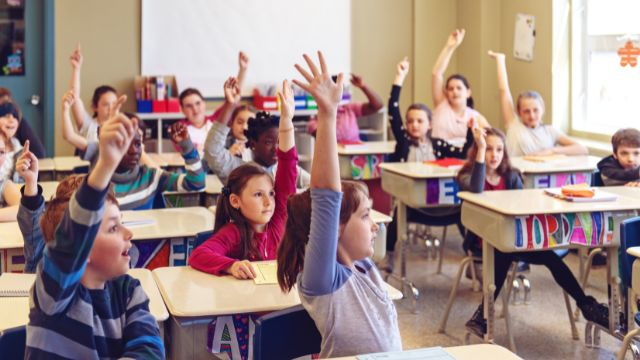
#> input picture code3_D/chap3/noisy_image.jpg, 640 x 360 px
$ python task_3.py   (older library calls are emulated)
#> lines starting #> are read from the running program, lines starting #| are printed output that depends on the picture
import cv2
import numpy as np
import matplotlib.pyplot as plt
from scipy import ndimage

def main():
    # Load a grayscale image
    # You can replace this with any image path
    image_path = 'noisy_image.jpg'

    # Read image in grayscale mode
    original_img = cv2.imread(image_path, cv2.IMREAD_GRAYSCALE)
#> original_img: shape (360, 640); min 4, max 255, mean 142.2

    if original_img is None:
        # If image loading fails, create a sample image for demonstration
        print("Creating a sample image for demonstration...")
        original_img = create_sample_image()
    else:
        print(f"Successfully loaded image with shape: {original_img.shape}")
#| Successfully loaded image with shape: (360, 640)

    # Task 1: Histogram and Histogram Equalization
    print("\n=== TASK 1: Histogram and Histogram Equalization ===")
    perform_histogram_analysis(original_img)

    # Task 2: Contrast Stretching
    print("\n=== TASK 2: Contrast Stretching ===")
    perform_contrast_stretching(original_img)

    # Task 3: Smoothing with Spatial Filters
    print("\n=== TASK 3: Smoothing with Spatial Filters ===")
    perform_smoothing(original_img)

    # Task 4: Sharpening with Laplacian Filter
    print("\n=== TASK 4: Sharpening with Laplacian Filter ===")
    perform_sharpening(original_img)

def create_sample_image():
    """Create a sample image with various features for demonstration"""
    # Create a 400x400 image
    size = 400
    img = np.zeros((size, size), dtype=np.uint8)

    # Add a gradient background
    for i in range(size):
        img[i, :] = i * 255 // size

    # Add some shapes with different intensities
    cv2.rectangle(img, (50, 50), (150, 150), 200, -1)  # Bright rectangle
    cv2.circle(img, (300, 100), 50, 100, -1)  # Medium circle
    cv2.rectangle(img, (250, 250), (350, 350), 50, -1)  # Dark rectangle

    # Add some noise
    noise = np.random.normal(0, 15, (size, size)).astype(np.uint8)
    img = cv2.add(img, noise)

    return img

def perform_histogram_analysis(img):
    """Perform histogram analysis and equalization"""
    # Apply histogram equalization
    equalized_img = cv2.equalizeHist(img)
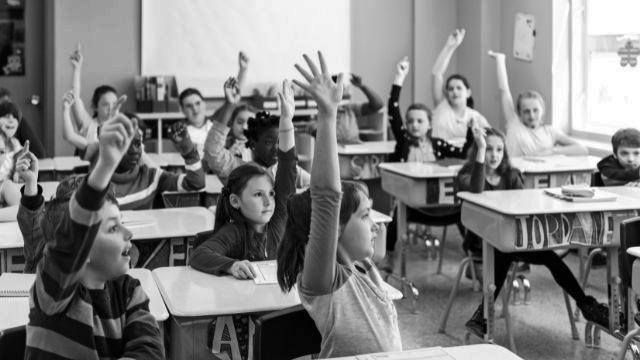
#> equalized_img: shape (360, 640); min 0, max 255, mean 128.1

    # Calculate histograms
    hist_original = cv2.calcHist([img], [0], None, [256], [0, 256])
#> hist_original = 256 values, max 5634 at index 255, min 0 at index 0, mean 900
    hist_equalized = cv2.calcHist([equalized_img], [0], None, [256], [0, 256])
#> hist_equalized = 256 values, max 5634 at index 255, min 0 at index 5, mean 900

    # Display results
    plt.figure(figsize=(15, 10))
    plt.suptitle('Histogram Analysis and Equalization', fontsize=16, fontweight='bold')

    # Original image and histogram
    plt.subplot(2, 2, 1)
    plt.imshow(img, cmap='gray')
    plt.title('Original Image')
    plt.axis('off')

    plt.subplot(2, 2, 2)
    plt.plot(hist_original, color='black')
    plt.title('Original Histogram')
    plt.xlabel('Pixel Intensity')
    plt.ylabel('Frequency')
    plt.grid(True, alpha=0.3)

    # Equalized image and histogram
    plt.subplot(2, 2, 3)
    plt.imshow(equalized_img, cmap='gray')
    plt.title('Equalized Image')
    plt.axis('off')

    plt.subplot(2, 2, 4)
    plt.plot(hist_equalized, color='black')
    plt.title('Equalized Histogram')
    plt.xlabel('Pixel Intensity')
    plt.ylabel('Frequency')
    plt.grid(True, alpha=0.3)

    plt.tight_layout()
    plt.show()
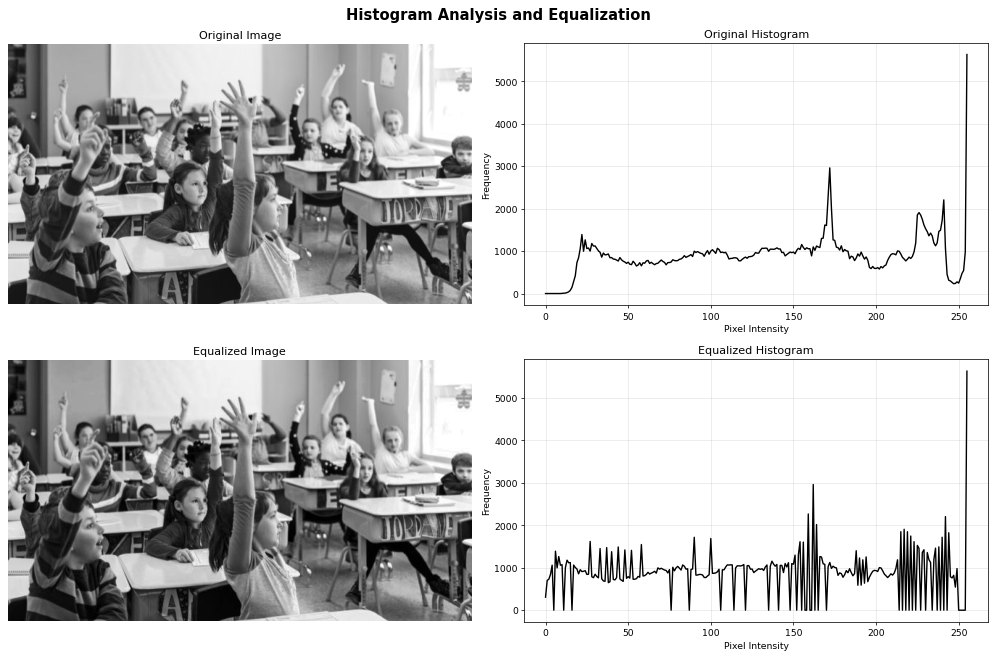
#> figure drawn by matplotlib, 4 panels; panel 2: curve peaks at x = 255, y = 5634; panel 4: curve peaks at x = 255, y = 5634

    # Discussion
    print("Histogram Equalization Effects:")
    print("- Redistributes pixel intensities to cover the full range [0, 255]")
    print("- Improves contrast by stretching the intensity distribution")
    print("- Particularly effective for images with poor contrast")
    print("- Can reveal details in dark and bright regions")
    print("- May sometimes over-enhance noise in the image")

def perform_contrast_stretching(img):
    """Perform linear contrast stretching"""
    # Find minimum and maximum intensity values
    min_val = np.min(img)
#> min_val = 4
    max_val = np.max(img)
#> max_val = 255

    print(f"Original image intensity range: [{min_val}, {max_val}]")
#| Original image intensity range: [4, 255]

    # Apply contrast stretching
    # Formula: output = (input - min) * (255 / (max - min))
    stretched_img = ((img - min_val) * (255.0 / (max_val - min_val))).astype(np.uint8)

    # Display results
    plt.figure(figsize=(12, 5))
    plt.suptitle('Contrast Stretching', fontsize=16, fontweight='bold')

    plt.subplot(1, 2, 1)
    plt.imshow(img, cmap='gray')
    plt.title(f'Original Image\nRange: [{min_val}, {max_val}]')
    plt.axis('off')

    plt.subplot(1, 2, 2)
    plt.imshow(stretched_img, cmap='gray')
    plt.title('Contrast Stretched Image\nRange: [0, 255]')
    plt.axis('off')

    plt.tight_layout()
    plt.show()

    # Discussion
    print("Contrast Stretching Effects:")
    print("- Linearly maps the original intensity range to the full [0, 255] range")
    print("- Improves image contrast by utilizing the complete dynamic range")
    print("- Simple but effective for images with narrow intensity distributions")
    print("- Does not change the relative distribution of intensities (unlike histogram equalization)")
    print("- Particularly useful for images where most pixels are clustered in a small range")

def perform_smoothing(img):
    """Apply averaging filters of different sizes"""
    # Apply 3x3 averaging filter
    kernel_3x3 = np.ones((3, 3), np.float32) / 9
    smoothed_3x3 = cv2.filter2D(img, -1, kernel_3x3)

    # Apply 5x5 averaging filter
    kernel_5x5 = np.ones((5, 5), np.float32) / 25
    smoothed_5x5 = cv2.filter2D(img, -1, kernel_5x5)

    # Display results
    plt.figure(figsize=(15, 5))
    plt.suptitle('Smoothing with Averaging Filters', fontsize=16, fontweight='bold')

    plt.subplot(1, 3, 1)
    plt.imshow(img, cmap='gray')
    plt.title('Original Image')
    plt.axis('off')

    plt.subplot(1, 3, 2)
    plt.imshow(smoothed_3x3, cmap='gray')
    plt.title('3x3 Averaging Filter')
    plt.axis('off')

    plt.subplot(1, 3, 3)
    plt.imshow(smoothed_5x5, cmap='gray')
    plt.title('5x5 Averaging Filter')
    plt.axis('off')

    plt.tight_layout()
    plt.show()

    # Display kernel visualizations
    plt.figure(figsize=(10, 4))

    plt.subplot(1, 2, 1)
    plt.imshow(kernel_3x3, cmap='viridis', interpolation='nearest')
    plt.title('3x3 Averaging Kernel')
    plt.colorbar()

    plt.subplot(1, 2, 2)
    plt.imshow(kernel_5x5, cmap='viridis', interpolation='nearest')
    plt.title('5x5 Averaging Kernel')
    plt.colorbar()

    plt.tight_layout()
    plt.show()
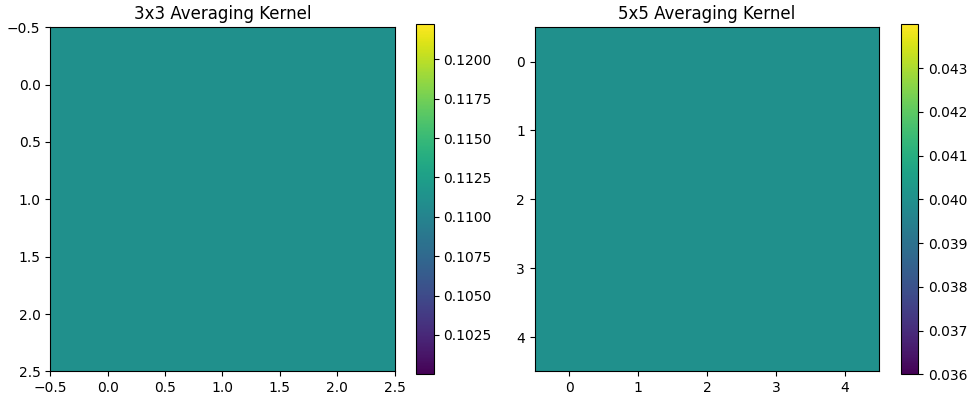
#> figure drawn by matplotlib, 4 panels

    # Discussion
    print("Smoothing Filter Effects:")
    print("- Averaging filters reduce noise by replacing each pixel with the average of its neighborhood")
    print("- Larger kernel sizes produce more blurring but better noise reduction")
    print("- 3x3 filter: Mild smoothing, preserves most details while reducing noise")
    print("- 5x5 filter: Strong smoothing, significantly reduces noise but also blurs edges and details")
    print("- Trade-off: Noise reduction vs. detail preservation")
    print("- Applications: Noise reduction, preprocessing for other operations")

def perform_sharpening(img):
    """Apply Laplacian filter for sharpening"""
    # Apply Gaussian blur first to reduce noise (optional but often done)
    blurred = cv2.GaussianBlur(img, (3, 3), 0)

    # Apply Laplacian filter
    laplacian = cv2.Laplacian(blurred, cv2.CV_64F)
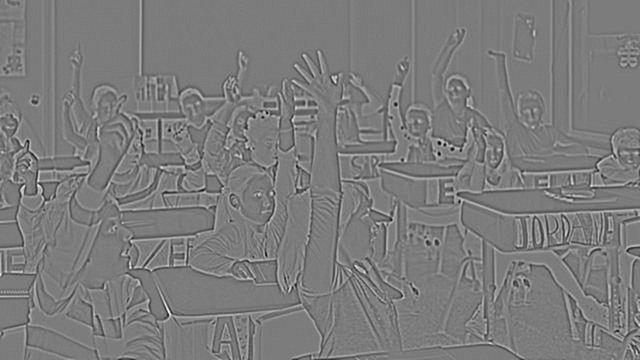
#> laplacian: shape (360, 640) float64; min -94, max 99, mean 0; drawn with min black and max white

    # Convert to absolute values and scale to 0-255
    laplacian_abs = np.absolute(laplacian)
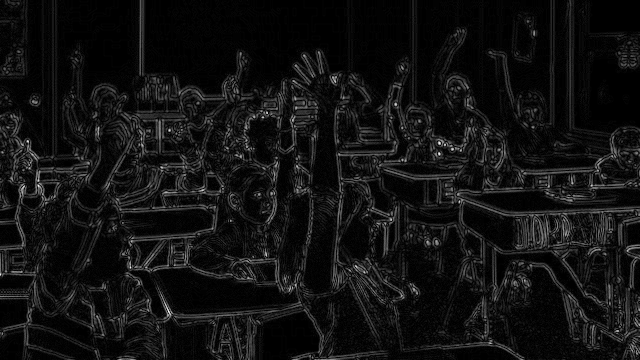
#> laplacian_abs: shape (360, 640) float64; min 0, max 99, mean 7.1; drawn with min black and max white
    laplacian_scaled = np.uint8(255 * laplacian_abs / np.max(laplacian_abs))

    # Sharpening: original + scaled Laplacian
    sharpened = cv2.addWeighted(img, 1.5, laplacian_scaled, -0.5, 0)
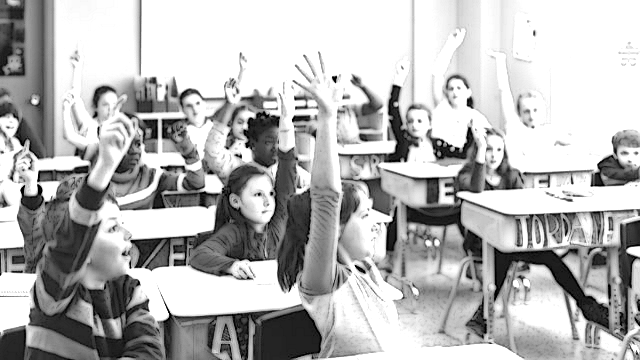
#> sharpened: shape (360, 640); min 0, max 255, mean 181.8

    # Display results
    plt.figure(figsize=(15, 10))
    plt.suptitle('Sharpening with Laplacian Filter', fontsize=16, fontweight='bold')

    plt.subplot(2, 2, 1)
    plt.imshow(img, cmap='gray')
    plt.title('Original Image')
    plt.axis('off')

    plt.subplot(2, 2, 2)
    plt.imshow(laplacian_scaled, cmap='gray')
    plt.title('Laplacian Filter Output (Edges)')
    plt.axis('off')

    plt.subplot(2, 2, 3)
    plt.imshow(sharpened, cmap='gray')
    plt.title('Sharpened Image')
    plt.axis('off')

    # Display a zoomed-in region for better comparison
    h, w = img.shape
#> h = 360; w = 640
    roi = slice(h//3, 2*h//3), slice(w//3, 2*w//3)

    plt.subplot(2, 2, 4)
    plt.imshow(np.hstack([img[roi], sharpened[roi]]), cmap='gray')
    plt.title('Comparison: Original (Left) vs Sharpened (Right)')
    plt.axis('off')

    plt.tight_layout()
    plt.show()
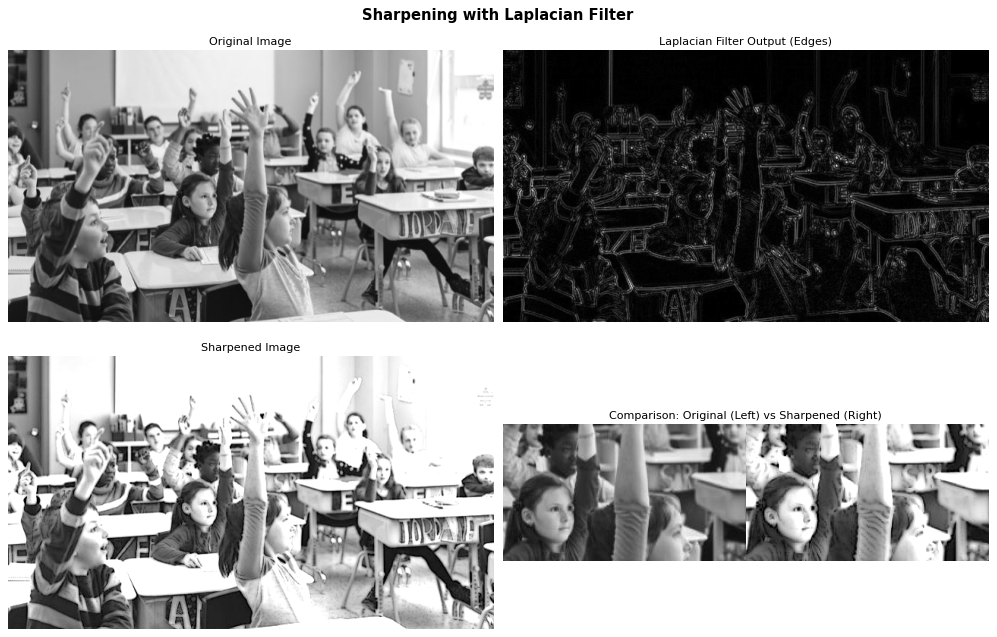
#> figure drawn by matplotlib, 4 panels

    # Discussion
    print("Laplacian Sharpening Effects:")
    print("- Laplacian is a second-derivative operator that highlights regions of rapid intensity change")
    print("- Sharpening enhances edges and fine details by adding the Laplacian to the original image")
    print("- Makes edges more pronounced and improves perceived clarity")
    print("- Can also amplify noise, so often combined with mild smoothing first")
    print("- Formula: Sharpened = Original + k * Laplacian (where k is negative)")
    print("- Applications: Enhancing medical images, improving text readability, general image enhancement")

if __name__ == "__main__":
    main()
